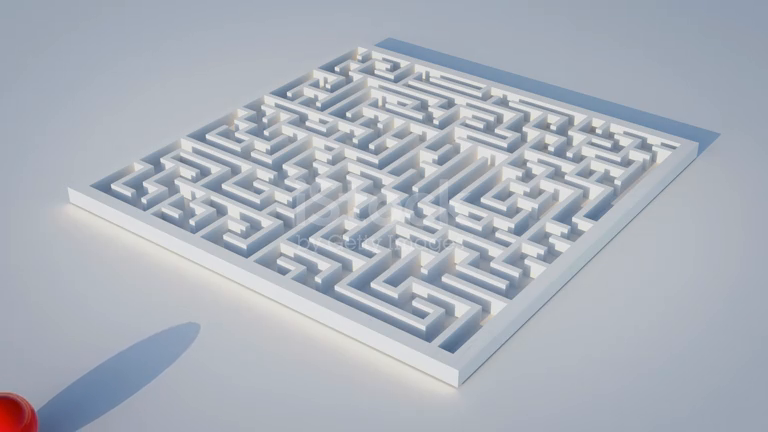
#> input picture frame 30 of kalman_2d/red.mp4, 768 x 432 px, given in place of red_ball.mp4, which was not available
$ python demo_project.py
#> lines starting #> are read from the running program, lines starting #| are printed output that depends on the picture; after the words box and inside, x2 and y2 are one past the last pixel; in counts of white or black regions, pixels touching at a corner belong together; pictures that were not available may be replaced by others from this repository, and a replacement may not be noted
### kalman_2d/filter.py
import numpy as np

class Kalman_2D:
    def __init__(self, Q, R, dt):
        self.dt = dt
        self.Q = Q * np.eye(2)                     # Process noise covariance
        self.R = np.array([[R]])                   # Measurement noise covariance
        self.H = np.array([[1, 0]])                # Measurement matrix
        self.P = np.eye(2)                         # Estimate error covariance
        self.x = np.zeros((2, 1))                  # State vector [position, velocity]
        self.A = np.array([[1, dt],                # State transition matrix
                           [0, 1]])

    # [4 lines left out: function reset, not called in this run]

    def predict(self):
        self.x = self.A @ self.x
        self.P = self.A @ self.P @ self.A.T + self.Q

    def update(self, z):
        z = np.array([[z]])                      # ensure z is a 1x1 column vector, since only position
        y = z - self.H @ self.x                  # Innovation (residual)
        S = self.H @ self.P @ self.H.T + self.R  # Innovation covariance
        K = self.P @ self.H.T @ np.linalg.inv(S) # Kalman Gain
        self.x = self.x + K @ y                  # State update
        self.P = (np.eye(2) - K @ self.H) @ self.P  # Covariance update
        return self.x
    # [7 lines left out: function run_filter, not called in this run]

### kalman_2d/demo_project.py
import numpy as np
import cv2 as cv
from filter import Kalman_2D

kf_x = Kalman_2D(Q=0.1, R=2, dt=0.01)
kf_y = Kalman_2D(Q=0.1, R=2, dt=0.01)
video = cv.VideoCapture("red_ball.mp4")

while True:
    ret, frame = video.read()
#> frame is the input picture: shape (432, 768, 3); mean B, G, R 187.5, 177.5, 171.3
    #resize = cv.resize(frame, (480, 685))
    if not ret:
      break

    hsv = cv.cvtColor(frame, cv.COLOR_BGR2HSV)
#> hsv: shape (432, 768, 3); mean H, S, V 104.2, 25.1, 188.2
    #hsv = cv.cvtColor(resize, cv.COLOR_BGR2HSV)
    lower_red1 = np.array([0, 100, 100])
    upper_red1 = np.array([10, 255, 255])
    lower_red2 = np.array([160, 100, 100])
    upper_red2 = np.array([179, 255, 255])

    # Mask red color
    mask1 = cv.inRange(hsv, lower_red1, upper_red1)
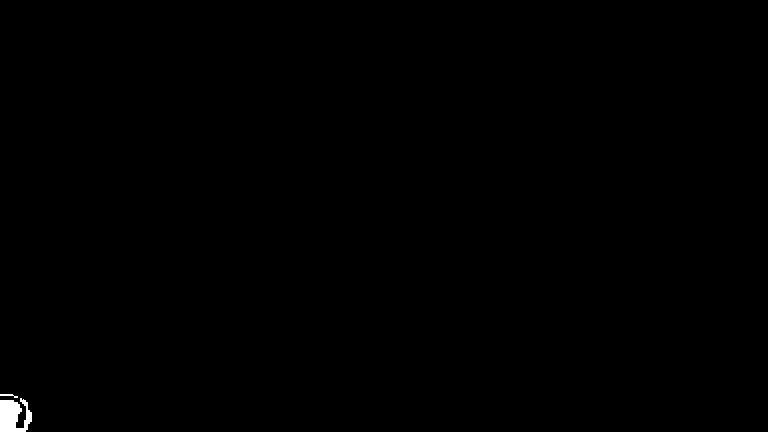
#> mask1: shape (432, 768); 0.24% white; 2 white regions, box (x1, y1, x2, y2) and area: (0, 398, 32, 432) 765, (0, 394, 18, 398) 35
    mask2 = cv.inRange(hsv, lower_red2, upper_red2)
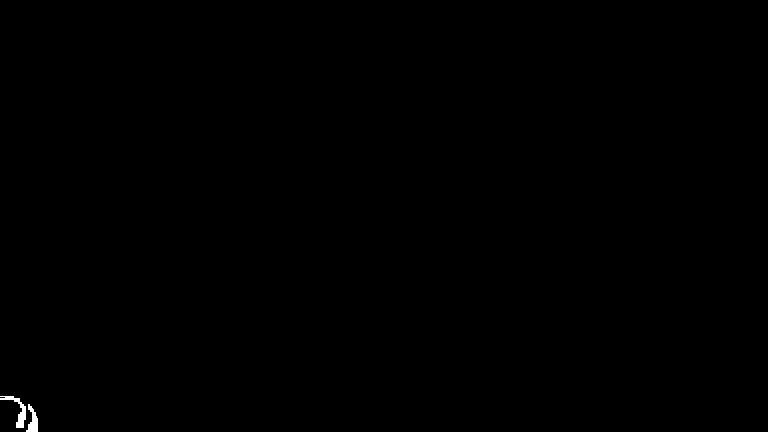
#> mask2: shape (432, 768); 0.13% white; 2 white regions, box (x1, y1, x2, y2) and area: (0, 396, 26, 428) 239, (26, 404, 38, 432) 181
    mask = mask1 | mask2
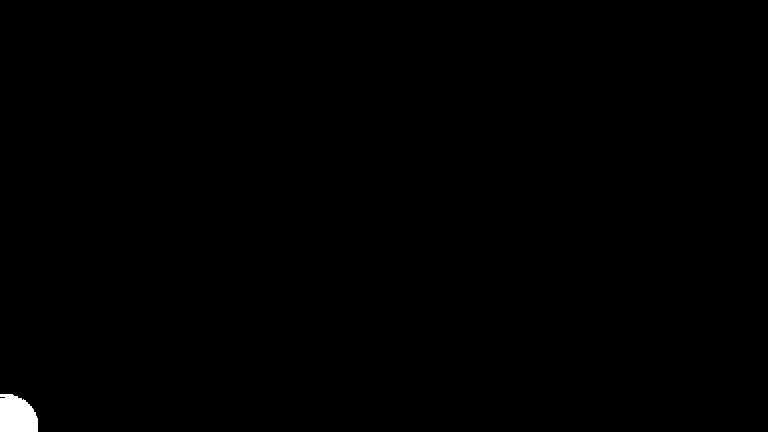
#> mask: shape (432, 768); 0.37% white; 1 white region
    # Find contours in the mask
    contours, _ = cv.findContours(mask, cv.RETR_EXTERNAL, cv.CHAIN_APPROX_SIMPLE)
#> contours = 1 contour; box (x1, y1, x2, y2) and area: (0, 394, 38, 432) 1147

# Proceed only if at least one contour is found
    if contours:
      largest_contour = max(contours, key=cv.contourArea)
#> largest_contour = contour of 37 points, box (x1, y1, x2, y2) (0, 394, 38, 432), area 1147
      (x, y, w, h) = cv.boundingRect(largest_contour)
#> x = 0; y = 394; w = 38; h = 38
      cx = x + w // 2
#> cx = 19
      cy = y + h // 2
#> cy = 413
      kf_x.predict()
      kf_y.predict()
      kf_x.update(cx)
#> in update, `z = np.array([[z]])`: z = [19]
#> in update, `self.x = self.x + K @ y`: self.x = [6.74, 0.0613]
      kf_y.update(cy)
      pred_x = int(kf_x.x[0][0])
#> pred_x = 6
      pred_y = int(kf_y.x[0][0])
#> pred_y = 146

      # Show detection
      cv.circle(frame, (cx, cy), 5, (0, 255, 0), -1)
#> frame: shape (432, 768, 3); 0.02% of pixels changed, all inside (x1, y1, x2, y2) = (14, 408, 25, 419)
      cv.circle(frame, (int(pred_x), int(pred_y)), 5, (0, 0, 255), -1)         # KF predicted (red)
#> frame: shape (432, 768, 3); mean B, G, R 187.5, 177.5, 171.2
      #cv.circle(resize, (cx, cy), 5, (0, 255, 0), -1)
      #cv.circle(resize, (int(pred_x), int(pred_y)), 5, (0, 0, 255), -1)         # KF predicted (red)

    cv.imshow("Tracking", frame)
    #cv.imshow("Tracking", resize)
    if cv.waitKey(30) & 0xFF == ord('q'):
#> (key q is pressed here)
        break
video.release()
cv.destroyAllWindows()
